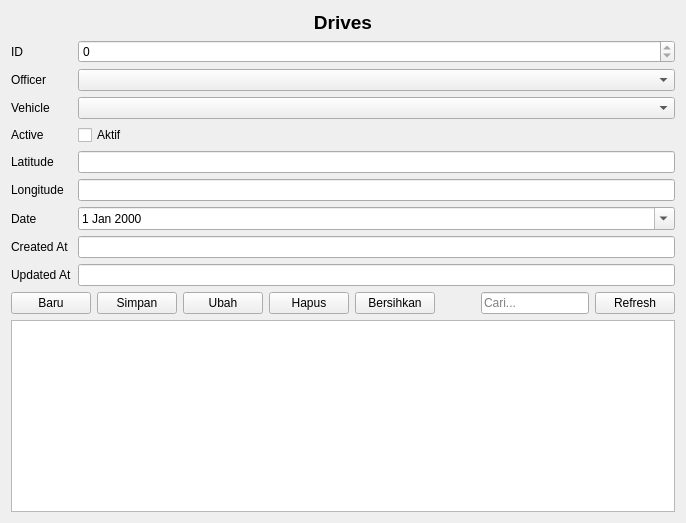
<?xml version="1.0" encoding="UTF-8"?>
<ui version="4.0">
 <class>DrivesForm</class>
 <widget class="QWidget" name="DrivesForm">
  <property name="windowTitle">
   <string>Drives</string>
  </property>
  <layout class="QVBoxLayout" name="verticalLayout">
   <item>
    <widget class="QLabel" name="titleLabel">
     <property name="text">
      <string>Drives</string>
     </property>
     <property name="alignment">
      <set>Qt::AlignHCenter</set>
     </property>
     <property name="styleSheet">
      <string notr="true">font-weight:600; font-size:14pt;</string>
     </property>
    </widget>
   </item>
   <item>
    <layout class="QFormLayout" name="formLayout">

     <item row="0" column="0">
      <widget class="QLabel" name="label_0">
       <property name="text">
        <string>ID</string>
       </property>
      </widget>
     </item>
     <item row="0" column="1">
<widget class="QSpinBox" name="spinId">
       <property name="maximum"><number>2147483647</number></property>
       <property name="readOnly"><bool>true</bool></property>
      </widget>
     </item>

     <item row="1" column="0">
      <widget class="QLabel" name="label_1">
       <property name="text">
        <string>Officer</string>
       </property>
      </widget>
     </item>
     <item row="1" column="1">
<widget class="QComboBox" name="comboOfficer"/>
     </item>

     <item row="2" column="0">
      <widget class="QLabel" name="label_2">
       <property name="text">
        <string>Vehicle</string>
       </property>
      </widget>
     </item>
     <item row="2" column="1">
<widget class="QComboBox" name="comboVehicle"/>
     </item>

     <item row="3" column="0">
      <widget class="QLabel" name="label_3">
       <property name="text">
        <string>Active</string>
       </property>
      </widget>
     </item>
     <item row="3" column="1">
<widget class="QCheckBox" name="checkActive">
       <property name="text"><string>Aktif</string></property>
      </widget>
     </item>

     <item row="4" column="0">
      <widget class="QLabel" name="label_4">
       <property name="text">
        <string>Latitude</string>
       </property>
      </widget>
     </item>
     <item row="4" column="1">
<widget class="QLineEdit" name="editLatitude">
       <property name="placeholderText"><string></string></property>
      </widget>
     </item>

     <item row="5" column="0">
      <widget class="QLabel" name="label_5">
       <property name="text">
        <string>Longitude</string>
       </property>
      </widget>
     </item>
     <item row="5" column="1">
<widget class="QLineEdit" name="editLongitude">
       <property name="placeholderText"><string></string></property>
      </widget>
     </item>

     <item row="6" column="0">
      <widget class="QLabel" name="label_6">
       <property name="text">
        <string>Date</string>
       </property>
      </widget>
     </item>
     <item row="6" column="1">
<widget class="QDateEdit" name="dateDrive">
       <property name="calendarPopup"><bool>true</bool></property>
      </widget>
     </item>

     <item row="7" column="0">
      <widget class="QLabel" name="label_7">
       <property name="text">
        <string>Created At</string>
       </property>
      </widget>
     </item>
     <item row="7" column="1">
<widget class="QLineEdit" name="editCreatedAt">
       <property name="placeholderText"><string></string></property>
      </widget>
     </item>

     <item row="8" column="0">
      <widget class="QLabel" name="label_8">
       <property name="text">
        <string>Updated At</string>
       </property>
      </widget>
     </item>
     <item row="8" column="1">
<widget class="QLineEdit" name="editUpdatedAt">
       <property name="placeholderText"><string></string></property>
      </widget>
     </item>
    </layout>
   </item>
   <item>
    <layout class="QHBoxLayout" name="buttonsLayout">
     <item><widget class="QPushButton" name="btnNew"><property name="text"><string>Baru</string></property></widget></item>
     <item><widget class="QPushButton" name="btnSave"><property name="text"><string>Simpan</string></property></widget></item>
     <item><widget class="QPushButton" name="btnUpdate"><property name="text"><string>Ubah</string></property></widget></item>
     <item><widget class="QPushButton" name="btnDelete"><property name="text"><string>Hapus</string></property></widget></item>
     <item><widget class="QPushButton" name="btnClear"><property name="text"><string>Bersihkan</string></property></widget></item>
     <item><spacer name="hsp"><property name="orientation"><enum>Qt::Horizontal</enum></property>
      <property name="sizeHint" stdset="0"><size><width>40</width><height>20</height></size></property></spacer></item>
     <item><widget class="QLineEdit" name="lineSearch"><property name="placeholderText"><string>Cari...</string></property></widget></item>
     <item><widget class="QPushButton" name="btnRefresh"><property name="text"><string>Refresh</string></property></widget></item>
    </layout>
   </item>

    <item>
     <widget class="QTableView" name="tableView">
      <property name="sortingEnabled">
       <bool>true</bool>
      </property>
     </widget>
    </item>
  </layout>
 </widget>
 <resources/>
 <connections/>
</ui>
